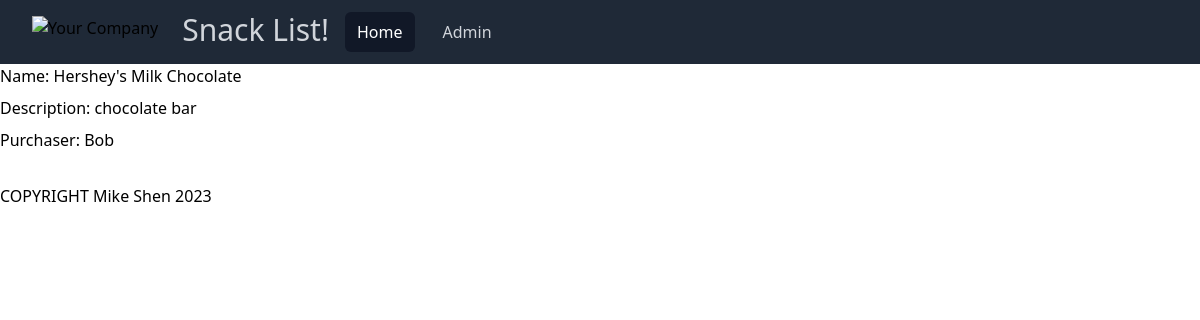
Page /4/ on the committed database.
### snacks/models.py (models this page shows, shortened)
class Snack(models.Model):
    name = models.CharField(max_length=64)
    purchaser = models.ForeignKey(get_user_model(), on_delete=models.CASCADE)
    description = models.TextField()

### snacks/views.py (the view)
# urls.py: path('<int:pk>/', SnackDetailView.as_view(), name='snack_detail')
class SnackDetailView(DetailView):
    template_name = 'snack_detail.html'
    model = Snack

### templates/snack_detail.html
{% extends 'base.html' %}
{% block content %}
    <h2 class="h-8">Name: {{snack.name}}</h2>
    <p class="h-8">Description: {{snack.description}}</p>
    <p class="h-8">Purchaser: {{snack.purchaser}}</p>
{% endblock content %}

### rows in the picture
Snack: name "Hershey's Milk Chocolate", description "chocolate bar", purchaser "Bob"
